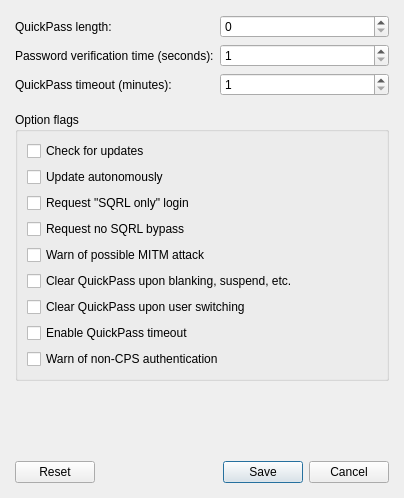
<?xml version="1.0" encoding="UTF-8"?>
<ui version="4.0">
 <class>IdentitySettingsDialog</class>
 <widget class="QDialog" name="IdentitySettingsDialog">
  <property name="geometry">
   <rect>
    <x>0</x>
    <y>0</y>
    <width>404</width>
    <height>498</height>
   </rect>
  </property>
  <property name="windowTitle">
   <string>Identity settings</string>
  </property>
  <layout class="QGridLayout" name="gridLayout">
   <property name="leftMargin">
    <number>15</number>
   </property>
   <property name="topMargin">
    <number>15</number>
   </property>
   <property name="rightMargin">
    <number>15</number>
   </property>
   <property name="bottomMargin">
    <number>15</number>
   </property>
   <item row="3" column="0">
    <widget class="QLabel" name="lblQuickPassTimeout">
     <property name="text">
      <string>QuickPass timeout (minutes):</string>
     </property>
    </widget>
   </item>
   <item row="0" column="1" colspan="2">
    <widget class="QSpinBox" name="spnQuickPassLength">
     <property name="maximum">
      <number>999999</number>
     </property>
    </widget>
   </item>
   <item row="6" column="0">
    <spacer name="verticalSpacer">
     <property name="orientation">
      <enum>Qt::Vertical</enum>
     </property>
     <property name="sizeHint" stdset="0">
      <size>
       <width>20</width>
       <height>40</height>
      </size>
     </property>
    </spacer>
   </item>
   <item row="2" column="1" colspan="2">
    <widget class="QSpinBox" name="spnPasswordVerifySeconds">
     <property name="minimum">
      <number>1</number>
     </property>
     <property name="maximum">
      <number>9999</number>
     </property>
     <property name="value">
      <number>1</number>
     </property>
    </widget>
   </item>
   <item row="7" column="0" colspan="3">
    <widget class="QDialogButtonBox" name="buttonBox">
     <property name="orientation">
      <enum>Qt::Horizontal</enum>
     </property>
     <property name="standardButtons">
      <set>QDialogButtonBox::Cancel|QDialogButtonBox::Reset|QDialogButtonBox::Save</set>
     </property>
    </widget>
   </item>
   <item row="3" column="1" colspan="2">
    <widget class="QSpinBox" name="spnQuickPassTimeout">
     <property name="minimum">
      <number>1</number>
     </property>
     <property name="maximum">
      <number>9999</number>
     </property>
     <property name="value">
      <number>1</number>
     </property>
    </widget>
   </item>
   <item row="0" column="0">
    <widget class="QLabel" name="lblQuickPassLength">
     <property name="text">
      <string>QuickPass length:</string>
     </property>
    </widget>
   </item>
   <item row="2" column="0">
    <widget class="QLabel" name="lblPasswordVerifySeconds">
     <property name="text">
      <string>Password verification time (seconds):</string>
     </property>
    </widget>
   </item>
   <item row="5" column="0" colspan="3">
    <widget class="QGroupBox" name="grpOptionFlags">
     <property name="title">
      <string>Option flags</string>
     </property>
     <layout class="QVBoxLayout" name="verticalLayout">
      <property name="spacing">
       <number>6</number>
      </property>
      <item>
       <widget class="QCheckBox" name="chkCheckForUpdates">
        <property name="text">
         <string>Check for updates</string>
        </property>
       </widget>
      </item>
      <item>
       <widget class="QCheckBox" name="chkUpdateAutonomously">
        <property name="text">
         <string>Update autonomously</string>
        </property>
       </widget>
      </item>
      <item>
       <widget class="QCheckBox" name="chkRequestSqrlOnlyLogin">
        <property name="text">
         <string>Request &quot;SQRL only&quot; login</string>
        </property>
       </widget>
      </item>
      <item>
       <widget class="QCheckBox" name="chkRequstNoSqrlBypass">
        <property name="text">
         <string>Request no SQRL bypass</string>
        </property>
       </widget>
      </item>
      <item>
       <widget class="QCheckBox" name="chkMitmWarning">
        <property name="text">
         <string>Warn of possible MITM attack</string>
        </property>
       </widget>
      </item>
      <item>
       <widget class="QCheckBox" name="chkClearQuickPassOnSleep">
        <property name="text">
         <string>Clear QuickPass upon blanking, suspend, etc.</string>
        </property>
       </widget>
      </item>
      <item>
       <widget class="QCheckBox" name="chkClearQuickPassOnUserSwitch">
        <property name="text">
         <string>Clear QuickPass upon user switching</string>
        </property>
       </widget>
      </item>
      <item>
       <widget class="QCheckBox" name="chkEnableQuickPassTimeout">
        <property name="text">
         <string>Enable QuickPass timeout</string>
        </property>
       </widget>
      </item>
      <item>
       <widget class="QCheckBox" name="chkWarnOnNonCps">
        <property name="text">
         <string>Warn of non-CPS authentication</string>
        </property>
       </widget>
      </item>
     </layout>
    </widget>
   </item>
   <item row="4" column="0">
    <spacer name="verticalSpacer_2">
     <property name="orientation">
      <enum>Qt::Vertical</enum>
     </property>
     <property name="sizeType">
      <enum>QSizePolicy::Fixed</enum>
     </property>
     <property name="sizeHint" stdset="0">
      <size>
       <width>20</width>
       <height>10</height>
      </size>
     </property>
    </spacer>
   </item>
  </layout>
 </widget>
 <tabstops>
  <tabstop>spnPasswordVerifySeconds</tabstop>
  <tabstop>spnQuickPassTimeout</tabstop>
 </tabstops>
 <resources/>
 <connections>
  <connection>
   <sender>buttonBox</sender>
   <signal>accepted()</signal>
   <receiver>IdentitySettingsDialog</receiver>
   <slot>accept()</slot>
   <hints>
    <hint type="sourcelabel">
     <x>248</x>
     <y>254</y>
    </hint>
    <hint type="destinationlabel">
     <x>157</x>
     <y>274</y>
    </hint>
   </hints>
  </connection>
  <connection>
   <sender>buttonBox</sender>
   <signal>rejected()</signal>
   <receiver>IdentitySettingsDialog</receiver>
   <slot>reject()</slot>
   <hints>
    <hint type="sourcelabel">
     <x>316</x>
     <y>260</y>
    </hint>
    <hint type="destinationlabel">
     <x>286</x>
     <y>274</y>
    </hint>
   </hints>
  </connection>
 </connections>
</ui>
